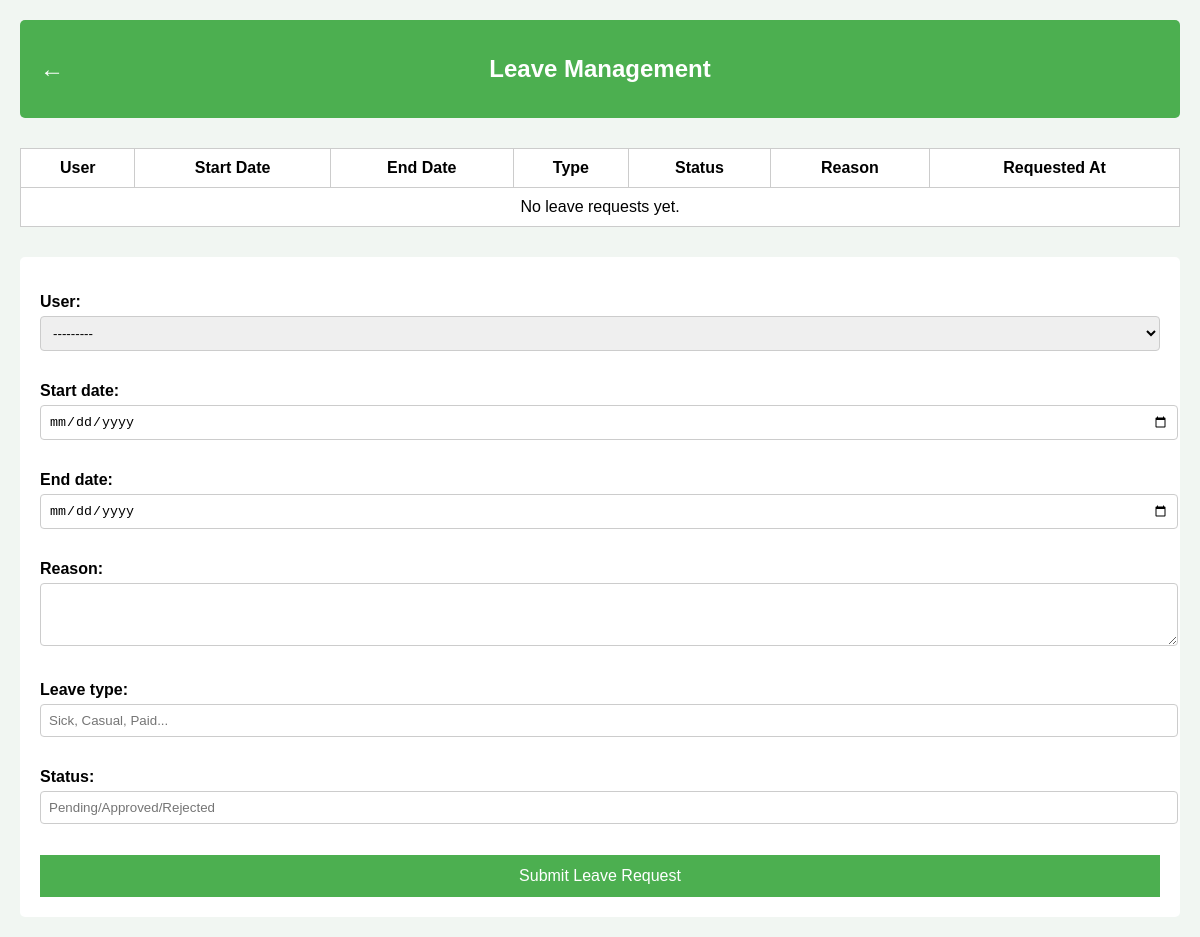
Page /leave/ on the earlier database version.
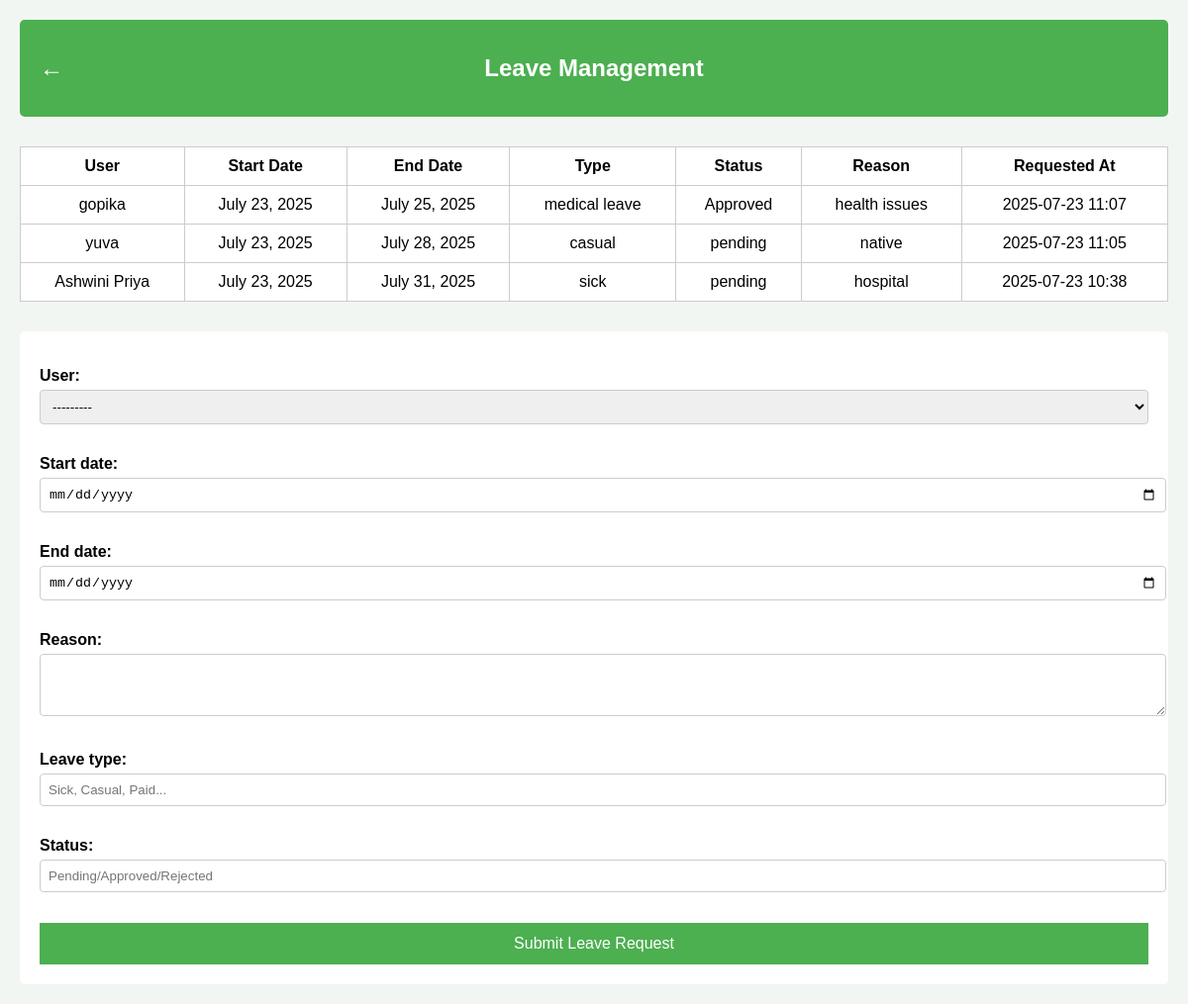
Same page on the later database version.
### user/models.py (models this page shows, shortened)
class Leaves(models.Model):
    user = models.ForeignKey(Users, on_delete=models.CASCADE)
    start_date = models.DateField()
    end_date = models.DateField()
    reason = models.TextField()
    leave_type = models.CharField(max_length=50)
    status = models.CharField(max_length=50)
    requested_at = models.DateTimeField(auto_now_add=True)

class Users(models.Model):
    role = models.ForeignKey(Roles, on_delete=models.SET_NULL, null=True)
    full_name = models.CharField(max_length=100)
    email = models.EmailField(unique=True)
    phone = models.CharField(max_length=15)
    password = models.CharField(max_length=128)
    profile_picture = models.ImageField(upload_to='profiles/', blank=True, null=True)
    date_joined = models.DateField(auto_now_add=True)
    status = models.CharField(max_length=50)
    def __str__(self):
        return self.full_name

### user/views.py (the view)
# urls.py: path('leave/', views.leave_view, name='leave'),
def leave_view(request):
    if request.method == 'POST':
        form = LeaveForm(request.POST)
        if form.is_valid():
            form.save()
            return redirect('leave')  # Make sure this name matches your URL pattern name
    else:
        form = LeaveForm()
    leaves = Leaves.objects.all().order_by('-requested_at')  # Show latest leaves first
    return render(request, 'leave.html', {'form': form, 'leaves': leaves})

### user/forms.py
class LeaveForm(forms.ModelForm):
    class Meta:
        model = Leaves
        fields = ['user', 'start_date', 'end_date', 'reason', 'leave_type', 'status']
        widgets = {
            'start_date': forms.DateInput(attrs={'type': 'date'}),
            'end_date': forms.DateInput(attrs={'type': 'date'}),
            'reason': forms.Textarea(attrs={'rows': 3}),
            'leave_type': forms.TextInput(attrs={'placeholder': 'Sick, Casual, Paid...'}),
            'status': forms.TextInput(attrs={'placeholder': 'Pending/Approved/Rejected'}),
        }

### user/context_processors.py (called while the page is built)
def notification_data(request):
    unread_notifications = Notifications.objects.filter(read_status=False).order_by('-created_at')[:5]
    unread_count = Notifications.objects.filter(read_status=False).count()
    return {
        'notifications': unread_notifications,
        'unread_count': unread_count,
    }

### user/templates/leave.html (shortened to what this page needs)
{% load static %}
<!DOCTYPE html>
<html lang="en">
<head>
</head>
<body>
  <div class="header">
    <a href="{% url 'admin_dashboard' %}" class="back-btn">&#8592;</a>
    <h2>Leave Management</h2>
  </div>
  <table>
    <thead>
      <tr>
        <th>User</th>
        <th>Start Date</th>
        <th>End Date</th>
        <th>Type</th>
        <th>Status</th>
        <th>Reason</th>
        <th>Requested At</th>
      </tr>
    </thead>
    <tbody>
      {% for leave in leaves %}
      <tr>
        <td>{{ leave.user.full_name }}</td>
        <td>{{ leave.start_date }}</td>
        <td>{{ leave.end_date }}</td>
        <td>{{ leave.leave_type }}</td>
        <td>{{ leave.status }}</td>
        <td>{{ leave.reason }}</td>
        <td>{{ leave.requested_at|date:"Y-m-d H:i" }}</td>
      </tr>
      {% empty %}
      <tr><td colspan="7">No leave requests yet.</td></tr>
      {% endfor %}
    </tbody>
  </table>
  <form method="POST">
    {{ form.as_p }}
    <button type="submit" class="btn-submit">Submit Leave Request</button>
  </form>
</body>
</html>

### user/templates/leave.html (style rules this page uses)
body { font-family: Arial, sans-serif; margin: 0; padding: 20px; background: #f1f6f2; }
.header { position: relative; text-align: center; background-color: #4CAF50; padding: 15px 0; border-radius: 5px; color: white; }
.back-btn { position: absolute; left: 20px; top: 50%; transform: translateY(-50%); font-size: 24px; text-decoration: none; color: white; }
table { width: 100%; border-collapse: collapse; margin-top: 30px; margin-bottom: 30px; background: white; }
table, th, td { border: 1px solid #ccc; }
th, td { padding: 10px; text-align: center; }
form { background-color: white; padding: 20px; border-radius: 5px; }
form label { display: block; margin-bottom: 5px; font-weight: bold; }
form input, form select, form textarea { width: 100%; padding: 8px; margin-bottom: 15px; border: 1px solid #ccc; border-radius: 4px; }
.btn-submit { background-color: #4CAF50; color: white; border: none; padding: 12px 20px; cursor: pointer; width: 100%; font-size: 16px; }

Differences in the rows shown:
added Leaves: user.full_name "gopika", start_date "July 23, 2025", end_date "July 25, 2025", leave_type "medical leave", status "Approved", reason "health issues", requested_at "2025-07-23 11:07"
added Leaves: user.full_name "yuva", start_date "July 23, 2025", end_date "July 28, 2025", leave_type "casual", status "pending", reason "native", requested_at "2025-07-23 11:05"
added Leaves: user.full_name "Ashwini Priya", start_date "July 23, 2025", end_date "July 31, 2025", leave_type "sick", status "pending", reason "hospital", requested_at "2025-07-23 10:38"
Other differences:
text no longer shown: "No leave requests yet."
